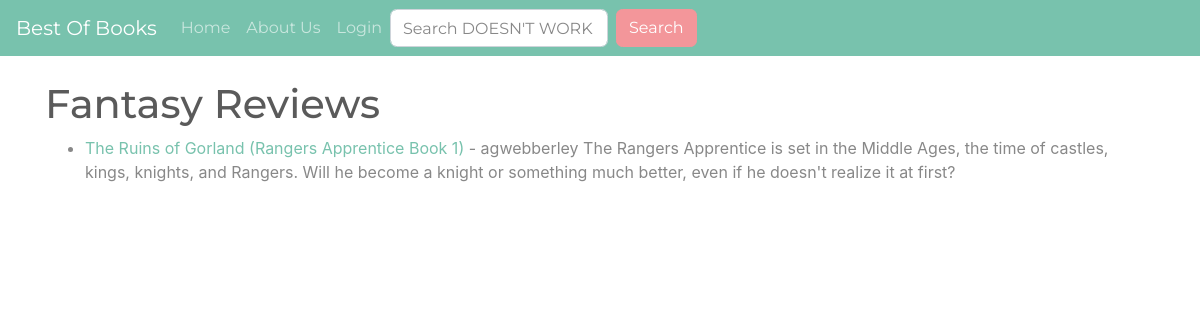
/genre/fantasy, run on the app's committed database.
### mainapp/models.py (models this page shows, shortened)
class Post(models.Model):
	title = models.CharField(max_length=255)
	slug = models.SlugField(max_length=255, null=False, unique=True)
	reviewer = models.ForeignKey(User, on_delete=models.CASCADE)
	author = models.CharField(max_length=255)
	pub_date = models.DateField()
	genre = models.CharField(max_length=255)
	should_know = models.CharField(max_length=500)
	snippit = models.CharField(max_length=255)
	body = models.TextField()

### mainapp/views.py (the view)
# urls.py: path('genre/<str:genres>', GenreView, name="genre"),
def GenreView(request, genres):
	genre_posts = Post.objects.filter(genre=genres)
	return render(request, 'genres.html', {"genres":genres.title(), 'genre_posts':genre_posts})

### mainapp/templates/genres.html (shortened to what this page needs)
{% extends 'base.html' %}
{% block content %}
{% if genre_posts %}
<h1>{{ genres }} Reviews</h1>
<ul>
{% for post in genre_posts %}
	<li><a href="{% url 'article-detail' post.slug  %}">{{ post.title }}</a> - {{ post.reviewer }}
	{{ post.snippit}}</li>
{% endfor %}
</ul>
{% else %}
<h2>Sorry this page does not exist...</h2>
{% endif%}
{% endblock %}

### data on the page
Post: genre "Fantasy", title "The Ruins of Gorland (Rangers Apprentice Book 1)", reviewer "agwebberley", snippit "The Rangers Apprentice is set in the Middle Ages, the time of castles, kings, knights, and Rangers. Will he become a knight or something much better, even if he doesn't realize it at first?"
